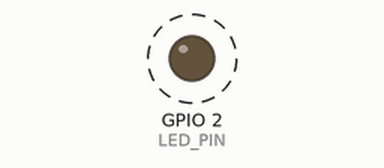
Bench run of a sketch on a simulated ESP32. Parts: output pins drawn as LEDs (lit = HIGH). Dashed ring = blinking. Random numbers use the default seed unless the sketch sets one; what the sketch prints to the serial monitor is not drawn.

Above: at 0.5 s.
Timing chart, 0 to 4.6 s (numbered marks = the images above):
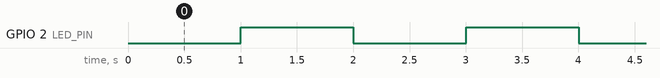

Measured:
- by itself, GPIO 2 (LED_PIN): alternates HIGH for 1.0 s and LOW for 1.0 s

The sketch:

firmware.ino
```cpp
/*
 * Swarm Murmuration Display - ESP32 Firmware
 * Starling murmuration simulation over ESP-NOW mesh
 * High-speed neighbor tracking with Reynolds rules + obstacle avoidance
 */

#include <WiFi.h>
#include <esp_now.h>
#include <esp_timer.h>
#include <esp_wifi.h>
#include <math.h>

#define LED_PIN 2
#define MAX_BIRDS 12
#define TOPOLOGICAL_K 7

typedef struct {
  uint8_t type;
  uint8_t bird_id;
  uint32_t seq;
  float px, py, pz;
  float vx, vy, vz;
} bird_packet_t;

typedef struct {
  uint8_t mac[6];
  uint8_t id;
  float px, py, pz, vx, vy, vz;
  float distance;
  int8_t rssi;
  bool active;
} bird_t;

bird_t flock[MAX_BIRDS];
float mx, my, mz, mvx, mvy, mvz;
uint8_t my_id;
uint32_t seq = 0;
uint8_t bcast[] = {0xFF,0xFF,0xFF,0xFF,0xFF,0xFF};

void limitVec(float *x, float *y, float *z, float maxMag) {
  float m = sqrt(*x * *x + *y * *y + *z * *z);
  if (m > maxMag) { *x *= maxMag/m; *y *= maxMag/m; *z *= maxMag/m; }
}

void murmurationRules() {
  float sep_x=0,sep_y=0,sep_z=0;
  float ali_x=0,ali_y=0,ali_z=0;
  float coh_x=0,coh_y=0,coh_z=0;
  int count = 0;

  // Sort by distance for topological neighbors
  float dists[MAX_BIRDS];
  int indices[MAX_BIRDS];
  int n = 0;
  for (int i = 0; i < MAX_BIRDS; i++) {
    if (!flock[i].active) continue;
    float dx = flock[i].px - mx, dy = flock[i].py - my, dz = flock[i].pz - mz;
    dists[n] = sqrt(dx*dx + dy*dy + dz*dz);
    flock[i].distance = dists[n];
    indices[n] = i;
    n++;
  }
  // Simple sort
  for (int i = 0; i < n-1; i++)
    for (int j = i+1; j < n; j++)
      if (dists[j] < dists[i]) {
        float td = dists[i]; dists[i] = dists[j]; dists[j] = td;
        int ti = indices[i]; indices[i] = indices[j]; indices[j] = ti;
      }

  int k = min(n, TOPOLOGICAL_K);
  for (int i = 0; i < k; i++) {
    bird_t *b = &flock[indices[i]];
    float dx = b->px - mx, dy = b->py - my, dz = b->pz - mz;
    float d = dists[i] + 0.001;
    count++;
    if (d < 15) { sep_x -= dx/d; sep_y -= dy/d; sep_z -= dz/d; }
    ali_x += b->vx; ali_y += b->vy; ali_z += b->vz;
    coh_x += b->px; coh_y += b->py; coh_z += b->pz;
  }

  if (count > 0) {
    ali_x /= count; ali_y /= count; ali_z /= count;
    coh_x = coh_x/count - mx; coh_y = coh_y/count - my; coh_z = coh_z/count - mz;
    mvx += sep_x*0.15 + (ali_x-mvx)*0.08 + coh_x*0.02;
    mvy += sep_y*0.15 + (ali_y-mvy)*0.08 + coh_y*0.02;
    mvz += sep_z*0.15 + (ali_z-mvz)*0.08 + coh_z*0.02;
  }

  // Boundary forces
  if (mx > 80) mvx -= 0.5; if (mx < -80) mvx += 0.5;
  if (my > 80) mvy -= 0.5; if (my < -80) mvy += 0.5;
  if (mz > 40) mvz -= 0.3; if (mz < -40) mvz += 0.3;

  limitVec(&mvx, &mvy, &mvz, 4.0);
  mx += mvx; my += mvy; mz += mvz;
}

void onDataRecv(const uint8_t *mac, const uint8_t *data, int len) {
  if (len != sizeof(bird_packet_t)) return;
  bird_packet_t pkt;
  memcpy(&pkt, data, sizeof(pkt));

  int idx = -1;
  for (int i = 0; i < MAX_BIRDS; i++)
    if (flock[i].active && flock[i].id == pkt.bird_id) { idx = i; break; }
  if (idx < 0) {
    for (int i = 0; i < MAX_BIRDS; i++) {
      if (!flock[i].active) {
        memcpy(flock[i].mac, mac, 6); flock[i].id = pkt.bird_id; flock[i].active = true;
        esp_now_peer_info_t pi = {}; memcpy(pi.peer_addr, mac, 6); pi.channel = 1;
        esp_now_add_peer(&pi); idx = i; break;
      }
    }
  }
  if (idx >= 0) {
    flock[idx].px=pkt.px; flock[idx].py=pkt.py; flock[idx].pz=pkt.pz;
    flock[idx].vx=pkt.vx; flock[idx].vy=pkt.vy; flock[idx].vz=pkt.vz;
  }
}

void onDataSent(const uint8_t *mac, esp_now_send_status_t s) {}

void broadcastState() {
  bird_packet_t pkt;
  pkt.type = 0; pkt.bird_id = my_id; pkt.seq = seq++;
  pkt.px=mx; pkt.py=my; pkt.pz=mz; pkt.vx=mvx; pkt.vy=mvy; pkt.vz=mvz;
  esp_now_send(bcast, (uint8_t *)&pkt, sizeof(pkt));
}

void setup() {
  Serial.begin(115200);
  pinMode(LED_PIN, OUTPUT);
  memset(flock, 0, sizeof(flock));
  mx = (float)(esp_random()%100)-50; my = (float)(esp_random()%100)-50; mz = (float)(esp_random()%40)-20;
  mvx = (float)(esp_random()%10-5)/5.0; mvy = mvx; mvz = 0;

  WiFi.mode(WIFI_STA);
  uint8_t mac[6]; esp_wifi_get_mac(WIFI_IF_STA, mac); my_id = mac[5];
  esp_wifi_set_channel(1, WIFI_SECOND_CHAN_NONE);
  esp_now_init();
  esp_now_register_recv_cb(onDataRecv); esp_now_register_send_cb(onDataSent);
  esp_now_peer_info_t pi = {}; memcpy(pi.peer_addr, bcast, 6); pi.channel = 1;
  esp_now_add_peer(&pi);
  Serial.printf("[MURMUR] Bird %02X ready\n", my_id);
}

void loop() {
  static uint32_t last = 0;
  if (millis() - last < 50) return;
  last = millis();
  murmurationRules();
  broadcastState();
  static int r = 0;
  if (++r >= 20) {
    r = 0; int n = 0;
    for (int i = 0; i < MAX_BIRDS; i++) if (flock[i].active) n++;
    Serial.printf("{\"bird\":\"%02X\",\"p\":[%.1f,%.1f,%.1f],\"v\":[%.1f,%.1f,%.1f],\"flock\":%d}\n",
      my_id,mx,my,mz,mvx,mvy,mvz,n);
    digitalWrite(LED_PIN, !digitalRead(LED_PIN));
  }
}
```
